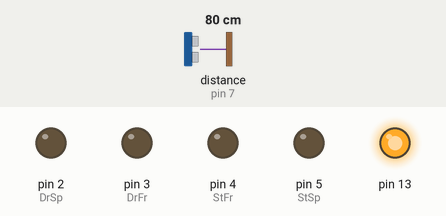
Bench run of a sketch on a simulated Arduino Uno, built with avr-gcc and run on an emulated ATmega328P. Shown: output pins drawn as LEDs (lit = HIGH). The inputs (shaded band) are chosen by the test bench; at power-on: distance to the obstacle (sensor on pin 7) 80 cm. The echo pulse lasts 58.3 µs per cm.

Above: at 1.3 s.
1.4 s: distance to the obstacle (sensor on pin 7) set to 64 cm
2.9 s: distance to the obstacle (sensor on pin 7) set to 53 cm
At 4.7 s:
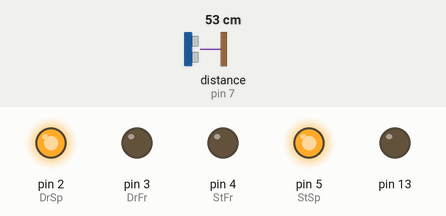
5.0 s: distance to the obstacle (sensor on pin 7) set to 17 cm
6.5 s: distance to the obstacle (sensor on pin 7) set to 13 cm
At 7.7 s:
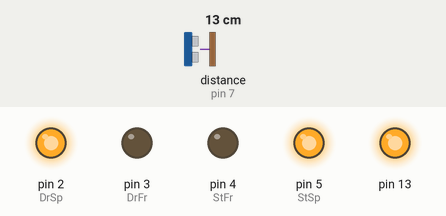
8.0 s: distance to the obstacle (sensor on pin 7) set to 18 cm
At 9.1 s:
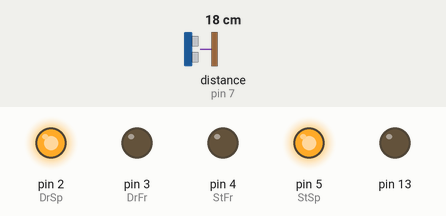
9.5 s: distance to the obstacle (sensor on pin 7) set to 2 cm
At 10.4 s:
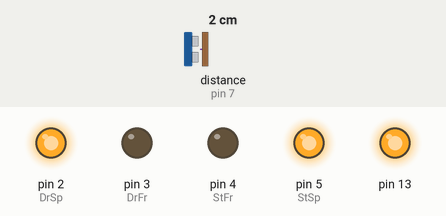
Timing chart, 0 to 12.0 s (numbered marks = the images above; inputs shaded):
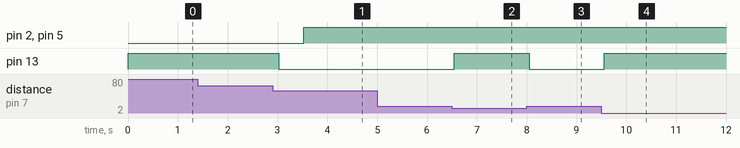

Measured:
- the behaviour switches between 59 and 58 cm on distance to the obstacle (sensor on pin 7) (found by bisection; images 0 and 1)
- the behaviour switches between 16 and 15 cm on distance to the obstacle (sensor on pin 7) (found by bisection; images 1 and 2)
- after the input at 1.4 s, every drawn part: stays the same
- after the input at 2.9 s, pin 2 (DrSp), pin 5 (StSp): LOW → HIGH after 0.63 s; pin 13: HIGH → LOW after 0.13 s
- after the input at 5.0 s, every drawn part: stays the same
- after the input at 6.5 s, pin 13: LOW → HIGH after 0.05 s
- after the input at 8.0 s, pin 13: HIGH → LOW after 0.05 s
- after the input at 9.5 s, pin 13: LOW → HIGH after 0.05 s

The sketch:

robot.ino
```cpp
#include <NewPing.h>

#define TRIG_PIN 8
#define ECHO_PIN 7
#define MAX_DISTANCE 58 //40
#define COLL_DIST 16 // distanta de coliziune la care robot stop si inapoi este de : 20cm
NewPing sonar(TRIG_PIN, ECHO_PIN, MAX_DISTANCE);


// L298n module
// 1(+)inainte dreapta = DrFr
// 2(+)inapoi dreapta = DrSp
// 3(+)inainte stanga = StFr
// 4(+)inapoi stanga = StSp

int DrFr = 3;
int DrSp = 2;
int StFr = 4;
int StSp = 5;

long duration, inches, cm;

void setup()
{
	pinMode(13, OUTPUT);
	pinMode(DrFr,OUTPUT);
	pinMode(StFr,OUTPUT);
	pinMode(DrSp,OUTPUT);
	pinMode(StSp,OUTPUT);

	Serial.begin(9600);

	digitalWrite(13, LOW);
	digitalWrite(DrFr,LOW);
	digitalWrite(StFr,LOW);
	digitalWrite(DrSp,LOW);
	digitalWrite(StSp,LOW);
}

int scan()
{
	return (sonar.ping() / US_ROUNDTRIP_CM);
}

void loop() {
	  /*pinMode(ECHO_PIN, OUTPUT);
	  digitalWrite(ECHO_PIN, LOW);
	  delayMicroseconds(2);
	  digitalWrite(ECHO_PIN, HIGH);
	  delayMicroseconds(5);
	  digitalWrite(ECHO_PIN, LOW);
	  pinMode(ECHO_PIN, INPUT);
	  duration = pulseIn(ECHO_PIN, HIGH);
	  cm = ( duration / 29 ) / 2;
*/
	int dist = scan();

if (  dist < COLL_DIST ) {
  	//moveStop();
  	digitalWrite(13, HIGH);   // turn the LED on (HIGH is the voltage level)
  	//delay(500);
  	//moveBackward();
  	//delay(500);
  	//turnLeft();
  	delay(500);
}
else
{
  	digitalWrite(13, LOW);   // turn the LED on (HIGH is the voltage level)
	delay(500);
	//moveForward();
  /* dist = cm; */
  digitalWrite(StSp, HIGH);
  digitalWrite(DrSp, HIGH);
}

}

void moveStop() {
digitalWrite(DrFr,LOW);
digitalWrite(StFr,LOW);
digitalWrite(DrSp,LOW);
digitalWrite(StSp,LOW);
//int Dist = scan();
//digitalWrite(13, HIGH);   // turn the LED on (HIGH is the voltage level)
 //delay(1000);                       // wait for a second
  //digitalWrite(13, LOW);
}

void moveForward() {
digitalWrite(DrFr,HIGH);
digitalWrite(StFr,HIGH);
digitalWrite(DrSp,LOW);
digitalWrite(StSp,LOW);


//digitalWrite(13, HIGH);   // turn the LED on (HIGH is the voltage level)
//delay(500);                       // wait for a second
//digitalWrite(13, LOW);

}

void moveBackward()
{
digitalWrite(DrFr,LOW);
digitalWrite(StFr,LOW);
digitalWrite(DrSp,HIGH);
digitalWrite(StSp,HIGH);

  //digitalWrite(13, HIGH);   // turn the LED on (HIGH is the voltage level)
 // delay(1000);                       // wait for a second
  //digitalWrite(13, LOW);    // turn the LED off by making the voltage LOW
 //delay(1000);

}

void turnRight()
{
digitalWrite(DrFr,LOW);
digitalWrite(StFr,HIGH);
digitalWrite(DrSp,HIGH);
digitalWrite(StSp,LOW);
}

void turnLeft()
{
digitalWrite(DrFr,HIGH);
digitalWrite(StFr,LOW);
digitalWrite(DrSp,LOW);
digitalWrite(StSp,HIGH);
}
```
